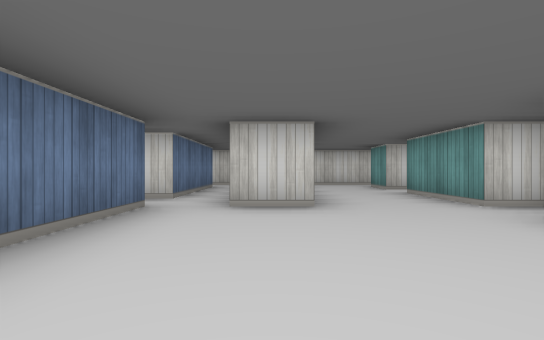
View 1 (above)

24 first-person views from a walk through a cub3D level. The camera is about half as high as the walls, looks level and sees 85° across. The floor is counted in squares. Each view is taken from the middle of a square. On the plan, view 1 faces up. The plan holds only what a view shows up to about 9 squares ahead; the rest is blank. The place goes on beyond the plan.

View 2
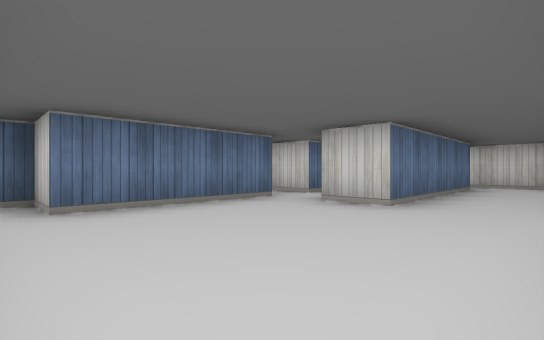

View 3
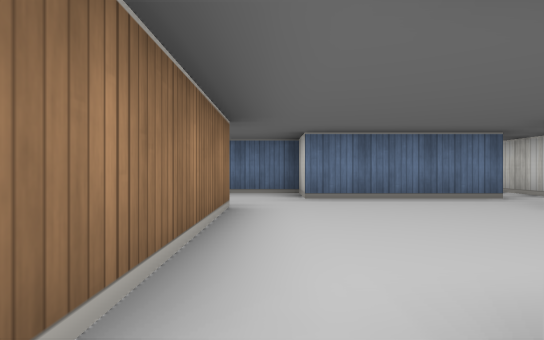

View 4
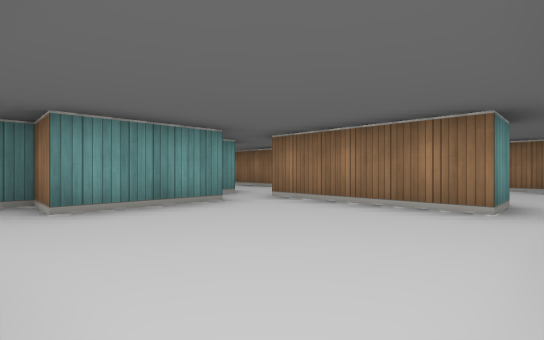

View 5
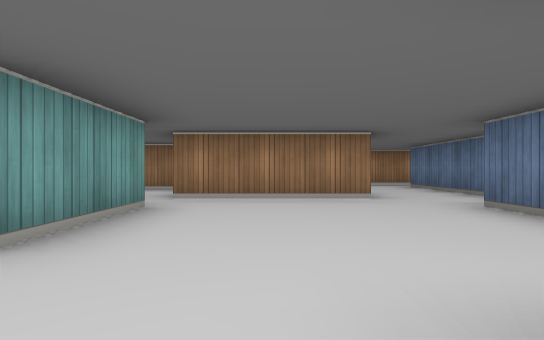

View 6
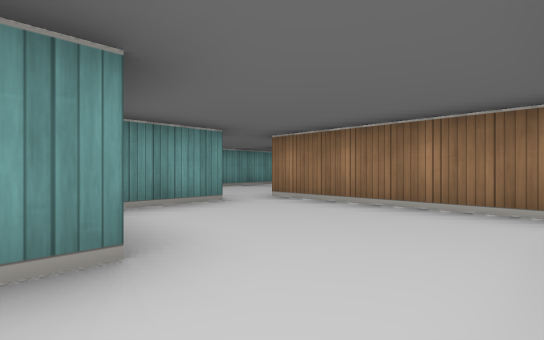

View 7
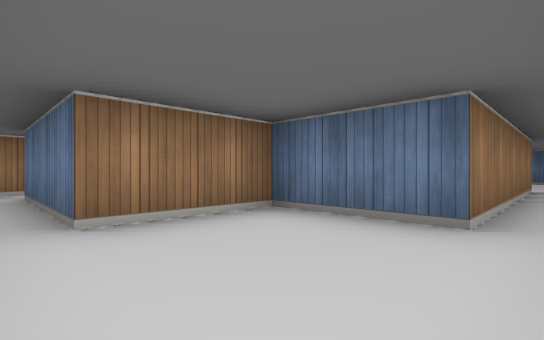

View 8
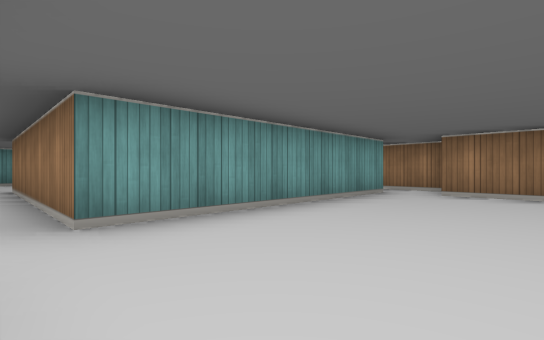

View 9
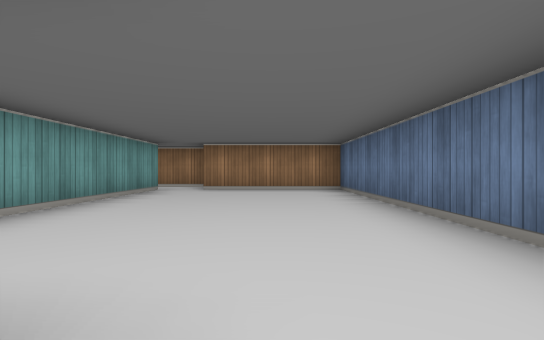

View 10
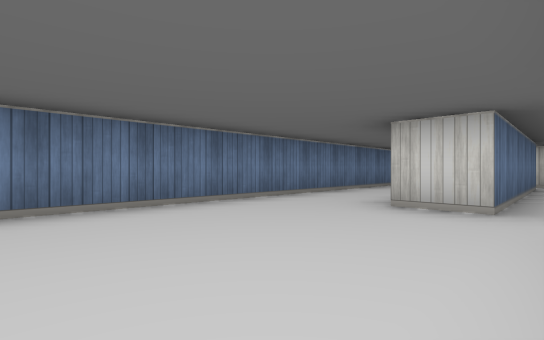

View 11
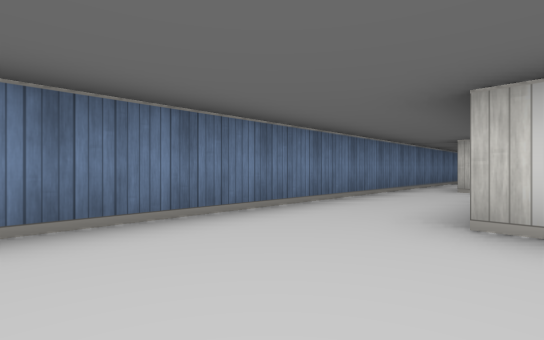

View 12
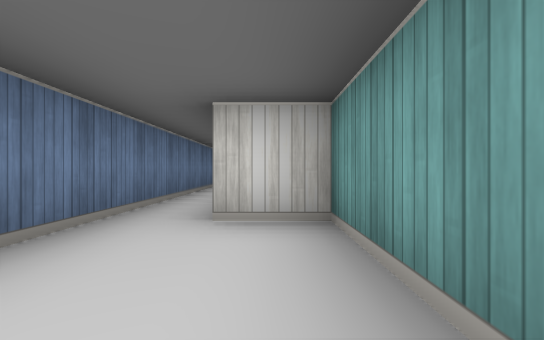

View 13
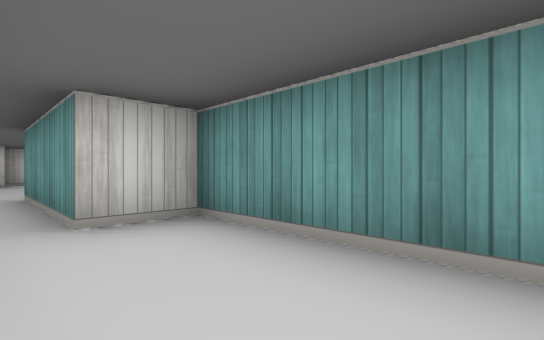

View 14
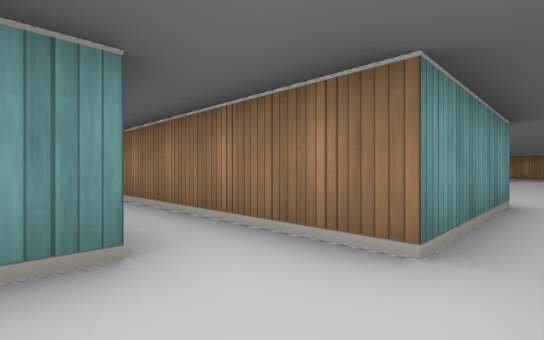

View 15
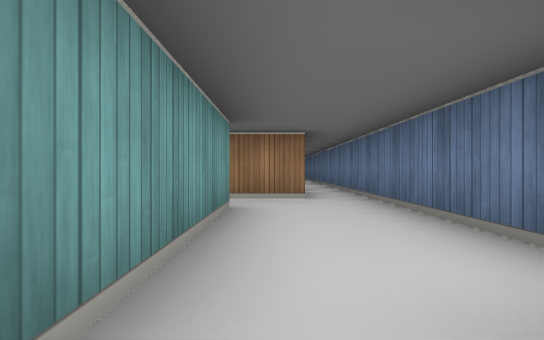

View 16
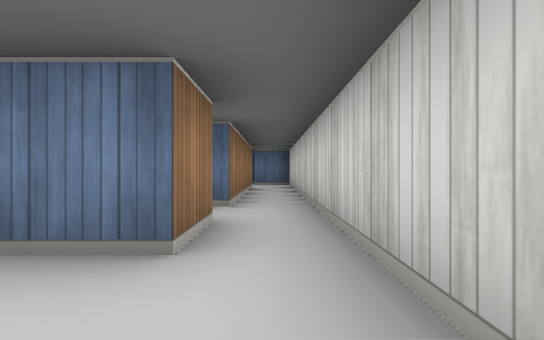

View 17
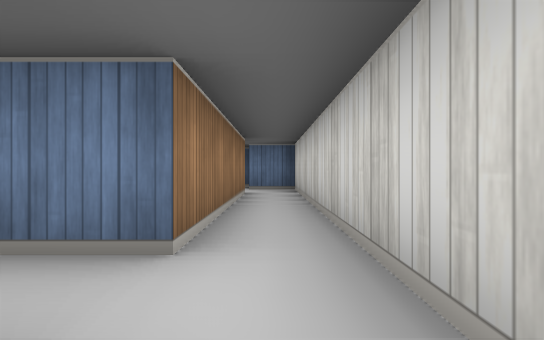

View 18
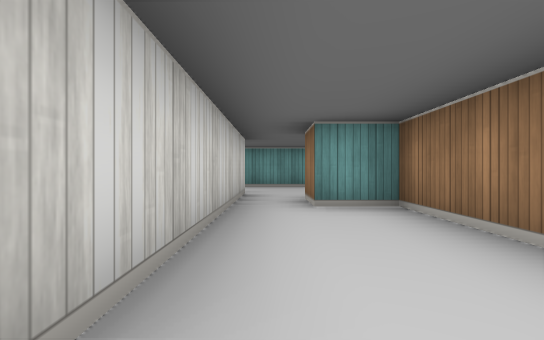

View 19
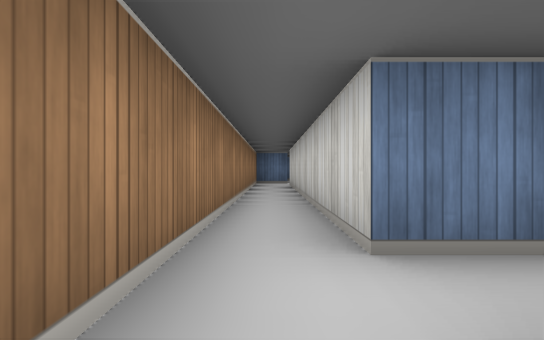

View 20
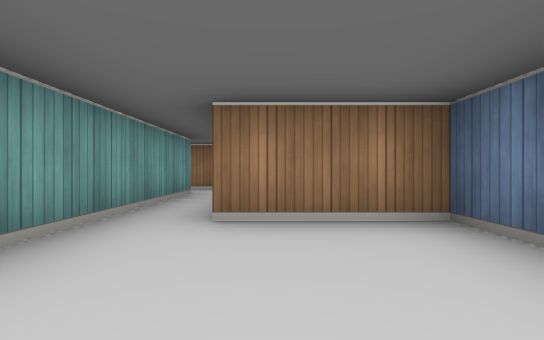

View 21
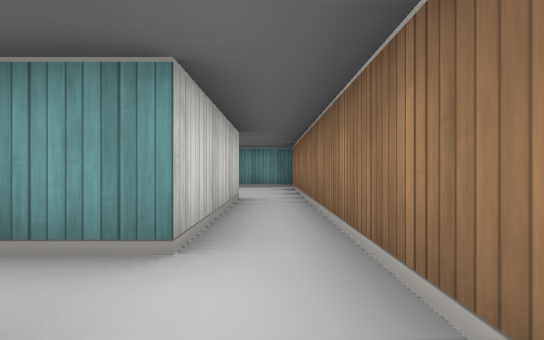

View 22
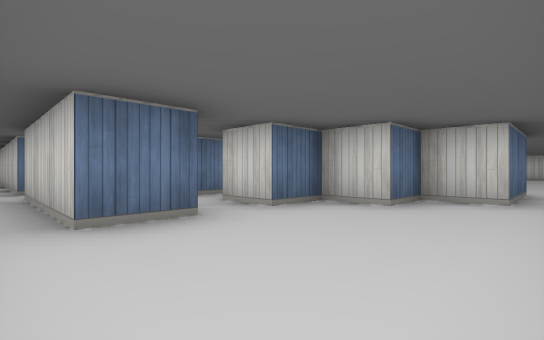

View 23
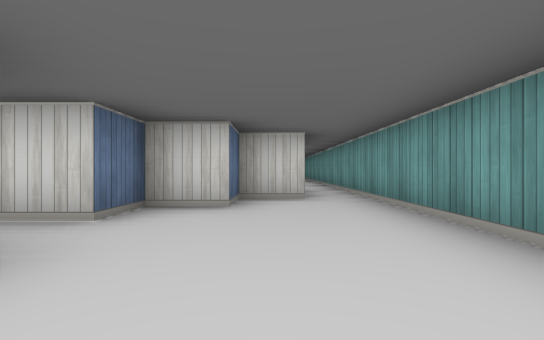

View 24
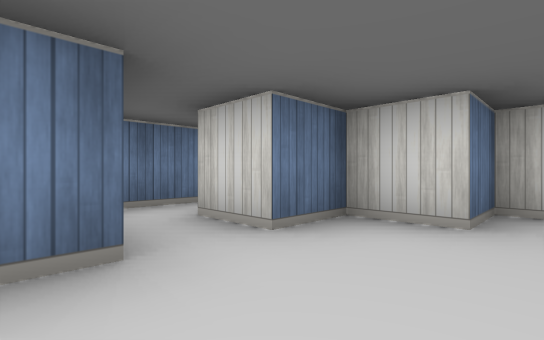

### Floor plan
Points are (right, up) in squares from view 1. A wall is a line through its corners. A room is listed if a view was taken in it or the views show most of it. See-through windows are left out.
Room 1 (views 1, 2, 4, 5)
walls: (2.5, 0.5) (2.5, 2.5) (3.5, 2.5); (3.2, 3.5) (2.5, 3.5) (2.5, 5.5); (-1.5, 3.5) (-1.5, 0.5) (-2.5, 0.5) (-2.5, -0.5); (-0.5, -0.5) (2.5, -0.5); (0.5, 5.5) (0.5, 3.5) (-0.5, 3.5)
ways out: opening at (3, 0) to room 2; opening at (-1.5, -1) to room 3; opening at (-1, 4) to room 10; opening at (1.5, 4.5) to room 12
Room 2 (views 3, 18)
walls: (3.1, -2.5) (6.5, -2.5) (6.5, -1.5); (6.4, -0.5) (3.5, -0.5)
ways out: opening at (3, 0) to room 1; opening at (7, -1)
Room 3 (view 6)
walls: (-0.5, -1.5) (-0.5, -0.5); (-2.5, -4.5) (1.5, -4.5); (1.5, -3.5) (1.5, -2.1); (-2.5, -0.5) (-2.5, -3.5)
ways out: opening at (-1.5, -1) to room 1; opening at (2, -4) to room 4; opening at (-3, -4) to room 5
Room 4 (views 7, 20)
walls: (1.5, -4.5) (1.5, -6.5) (3.5, -6.5); (4.5, -6.6) (4.5, -4.4)
ways out: opening at (2, -4) to room 3; opening at (4, -7) to room 9
Room 5 (views 8, 9, 10, 11, 12, 13)
walls: (-5.5, -2) (-5.5, 0.5) (-6.5, 0.5) (-6.5, 3.5); (-4.5, 1.4) (-4.5, -3.5) (-5.5, -3.5); (-3.5, -9.5) (-3.5, -4.5) (-2.5, -4.5); (-4.4, -10.5) (-3.4, -10.5); (-7.5, 3.5) (-7.5, -9.5) (-4.5, -9.5)
ways out: opening at (-3, -4) to room 3; opening at (-7, 3) to room 6; opening at (-3, -10) to room 9
Room 6 (views 14, 15)
walls: (-5.5, 4.5) (-5.5, 7.5); (-7.5, 7.5) (-7.5, 3.5); (-6.5, 3.5) (-5.5, 3.5); (-5.5, 8.5) (-6.5, 8.5) (-6.5, 7.5)
ways out: opening at (-7, 3) to room 5; opening at (-5, 4) to room 10; opening at (-6, 8) to room 11
Room 7 (views 16, 17)
walls: (-0.5, 7.5) (0.5, 7.5); (2.9, 8.5) (-0.6, 8.5)
ways out: opening at (0, 8) to room 11; opening at (1.5, 7) to room 12; opening at (3.5, 8)
Room 8 (views 19, 22, 23, 24)
walls: (7.5, -8.5) (7.5, -9.5) (4.5, -9.5); (9.5, -3.5) (9.5, -5.5) (8.5, -5.5) (8.5, -6.5) (7.5, -6.5) (7.5, -7.5) (6.5, -7.5); (4.5, -10.5) (10.5, -10.5) (10.5, -3.4)
ways out: opening at (4, -10) to room 9; opening at (7, -8) to room 13; opening at (10, -4)
Room 9 (view 21)
walls: (4.5, -9.5) (4.5, -6.6); (3.5, -6.5) (3.5, -9.5) (-3.2, -9.5); (-3.4, -10.5) (4.5, -10.5)
ways out: opening at (4, -7) to room 4; opening at (-3, -10) to room 5; opening at (4, -10) to room 8
Room 10 (no view inside)
walls: (-5.5, 3.5) (-2.5, 3.5); (-1.5, 7.5) (-1.5, 4.5) (-2.9, 4.5)
ways out: opening at (-1, 4) to room 1; opening at (-5, 4) to room 6; opening at (-1, 7) to room 11
Room 11 (no view inside)
walls: (-0.6, 8.5) (-5.5, 8.5); (-5.5, 7.5) (-1.5, 7.5)
ways out: opening at (-6, 8) to room 6; opening at (0, 8) to room 7; opening at (-1, 7) to room 10
Room 12 (no view inside)
walls: (0.5, 7.5) (0.5, 5.5); (2.5, 6.5) (2.5, 7.5)
ways out: opening at (1.5, 4.5) to room 1; opening at (1.5, 7) to room 7; opening at (3.5, 6)
Room 13 (no view inside)
walls: (5.5, -6.8) (5.5, -7.9)
ways out: opening at (7, -8) to room 8

Positions as (right, up) in squares from view 1, and headings:
1: (0, 0), facing up
2: (2, 0), facing up-left
3: (3, 0), facing left
4: (-1, 3), facing down-right
5: (1, 4), facing down
6: (-2, -1), facing down-right
7: (4, -4), facing down-left
8: (-6, -4), facing down-right
9: (-6, -3), facing down
10: (-4, -7), facing up-left
11: (-5, -6), facing up-left
12: (-6, -2), facing up
13: (-7, -2), facing up-right
14: (-7, 5), facing down-right
15: (-6, 8), facing down
16: (2, 8), facing left
17: (0, 8), facing left
18: (3, -1), facing right
19: (5, -10), facing left
20: (3, -4), facing down
21: (3, -10), facing right
22: (10, -10), facing up-left
23: (9, -10), facing up
24: (9, -9), facing up-left
